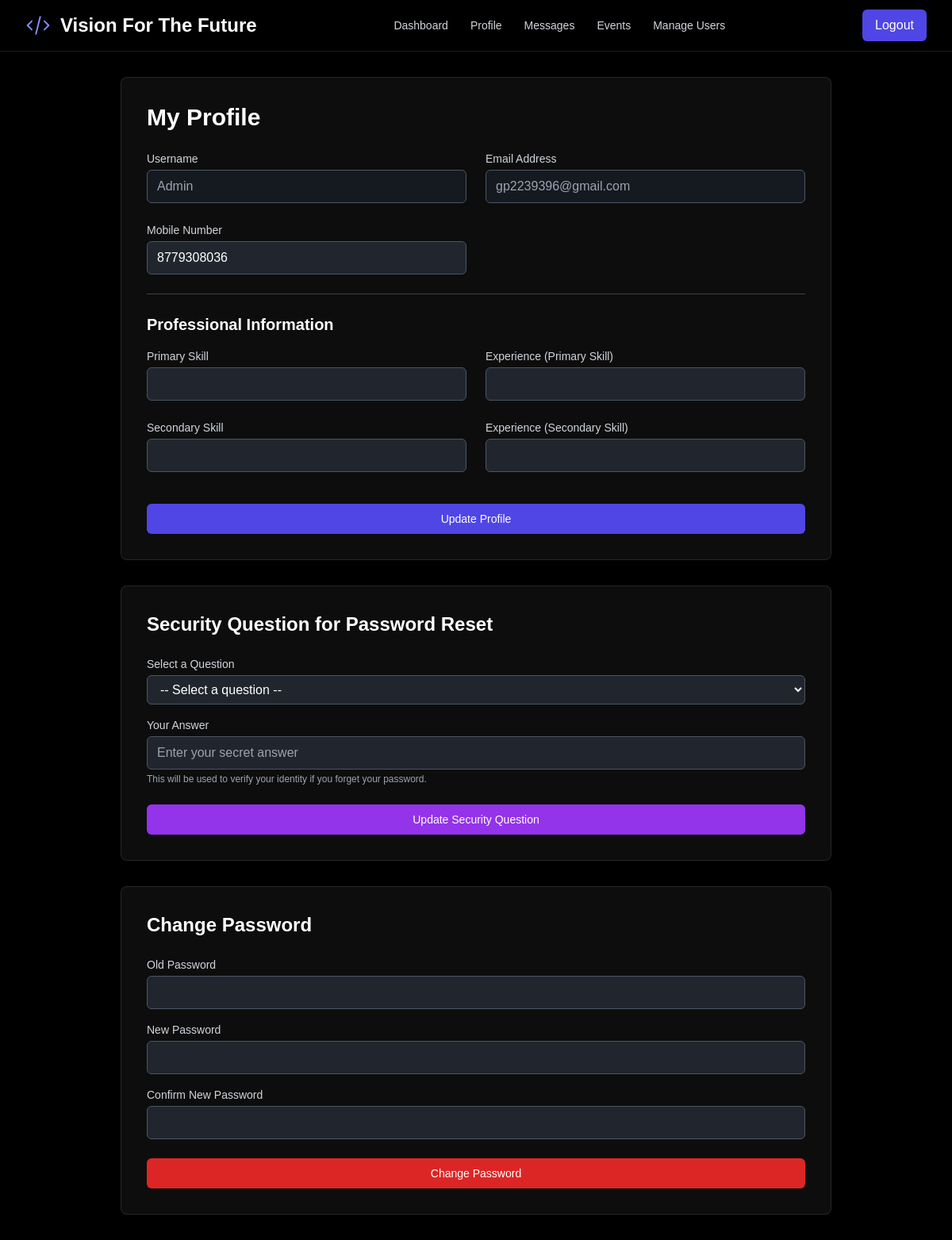
The app's page /profile (signed in) with its own data.
### models.py (models this page shows)
class User(UserMixin, db.Model):
    id = db.Column(db.Integer, primary_key=True)
    username = db.Column(db.String(100), unique=True, nullable=False)
    email = db.Column(db.String(120), unique=True, nullable=False)
    password_hash = db.Column(db.String(128), nullable=False)
    role = db.Column(db.String(20), nullable=False, default='candidate')
    is_approved = db.Column(db.Boolean, default=False, nullable=False)
    avatar_url = db.Column(db.String(200), nullable=False, default='https://api.dicebear.com/8.x/initials/svg?seed=User')
    problem_statement_id = db.Column(db.Integer, db.ForeignKey('problem_statement.id'), nullable=True)
    test_start_time = db.Column(db.DateTime, nullable=True)
    test_end_time = db.Column(db.DateTime, nullable=True)
    is_active = db.Column(db.Boolean, default=True, nullable=False)
    reminder_sent = db.Column(db.Boolean, default=False, nullable=False)
    test_completed = db.Column(db.Boolean, default=False, nullable=False)
    moderator_id = db.Column(db.Integer, db.ForeignKey('user.id'), nullable=True)
    mobile_number = db.Column(db.String(20), nullable=True)
    primary_skill = db.Column(db.String(100), nullable=True)
    primary_skill_experience = db.Column(db.String(50), nullable=True)
    secondary_skill = db.Column(db.String(100), nullable=True)
    secondary_skill_experience = db.Column(db.String(50), nullable=True)
    resume_filename = db.Column(db.String(200), nullable=True)
    secret_question = db.Column(db.String(255), nullable=True)
    secret_answer_hash = db.Column(db.String(128), nullable=True)
    meeting_link = db.Column(db.String(255), nullable=True)
    allowed_contacts = db.relationship('User', secondary=candidate_contacts,
                                       primaryjoin=(candidate_contacts.c.candidate_id == id),
                                       secondaryjoin=(candidate_contacts.c.developer_id == id),
                                       backref=db.backref('contact_for', lazy='dynamic'), lazy='dynamic')
    created_problems = db.relationship('ProblemStatement', foreign_keys=[ProblemStatement.created_by_id], backref='creator', lazy=True)
    sent_messages = db.relationship('Message', foreign_keys='Message.sender_id', backref='sender', lazy=True)
    received_messages = db.relationship('Message', foreign_keys='Message.recipient_id', backref='recipient', lazy=True)
    activity_updates = db.relationship('ActivityUpdate', backref='author', lazy=True)
    sent_snippets = db.relationship('CodeSnippet', foreign_keys='CodeSnippet.sender_id', backref='snippet_sender', lazy=True)
    received_snippets = db.relationship('CodeSnippet', foreign_keys='CodeSnippet.recipient_id', backref='snippet_recipient', lazy=True)
    applications = db.relationship('JobApplication', backref='candidate', lazy=True)
    test_submissions = db.relationship('CodeTestSubmission', foreign_keys='CodeTestSubmission.candidate_id', backref='candidate_submitter', lazy=True)
    received_tests = db.relationship('CodeTestSubmission', foreign_keys='CodeTestSubmission.recipient_id', backref='test_recipient', lazy=True)
    feedback_given = db.relationship('Feedback', foreign_keys='Feedback.moderator_id', backref='moderator', lazy=True)
    feedback_received = db.relationship('Feedback', foreign_keys='Feedback.candidate_id', backref='candidate', lazy=True)
    invoices = db.relationship('Invoice', backref='admin', lazy=True)

### app.py (the view)
@app.route('/profile')
@login_required
def profile():
    return render_template('profile.html', secret_questions=SECRET_QUESTIONS)

### app.py (called while the page is built)
@app.before_request
def before_request():
    session.permanent = True
    app.permanent_session_lifetime = timedelta(minutes=5)
    session.modified = True

@login_manager.user_loader
def load_user(user_id):
    return User.query.get(int(user_id))

@app.context_processor
def inject_messages():
    if hasattr(current_user, 'is_authenticated') and current_user.is_authenticated:
        messages = Message.query.filter(
            (Message.sender_id == current_user.id) | (Message.recipient_id == current_user.id)
        ).order_by(Message.timestamp.desc()).all()
        return dict(messages=messages)
    return dict(messages=[])

### templates/profile.html (shortened to what this page needs)
{% extends "layout.html" %}
{% block content %}
<div class="max-w-4xl mx-auto space-y-8">
    <div class="bg-white/5 dark:bg-gray-800/20 rounded-lg shadow-xl p-8 animate-dynamic backdrop-blur-sm border border-white/10">
        <h1 class="text-3xl font-bold text-white mb-6">My Profile</h1>
        <form action="{{ url_for('update_profile') }}" method="POST" enctype="multipart/form-data" class="space-y-6">
            <div class="grid grid-cols-1 md:grid-cols-2 gap-6">
                <div>
                    <label class="block text-sm font-medium text-gray-300">Username</label>
                    <input type="text" value="{{ current_user.username }}" readonly class="mt-1 w-full px-3 py-2 border border-gray-600 rounded-md bg-gray-800/50 text-gray-400">
                </div>
                <div>
                    <label class="block text-sm font-medium text-gray-300">Email Address</label>
                    <input type="email" value="{{ current_user.email }}" readonly class="mt-1 w-full px-3 py-2 border border-gray-600 rounded-md bg-gray-800/50 text-gray-400">
                </div>
                <div>
                    <label for="mobile_number" class="block text-sm font-medium text-gray-300">Mobile Number</label>
                    <input type="tel" name="mobile_number" id="mobile_number" value="{{ current_user.mobile_number or '' }}" class="mt-1 w-full px-3 py-2 border border-gray-600 rounded-md bg-gray-700/50 text-white">
                </div>
            </div>
            <hr class="border-gray-700">
            <div>
                <h2 class="text-xl font-semibold text-white mb-4">Professional Information</h2>
                <div class="grid grid-cols-1 md:grid-cols-2 gap-6">
                    <div>
                        <label for="primary_skill" class="block text-sm font-medium text-gray-300">Primary Skill</label>
                        <input type="text" name="primary_skill" id="primary_skill" value="{{ current_user.primary_skill or '' }}" class="mt-1 w-full px-3 py-2 border border-gray-600 rounded-md bg-gray-700/50 text-white">
                    </div>
                    <div>
                        <label for="primary_skill_experience" class="block text-sm font-medium text-gray-300">Experience (Primary Skill)</label>
                        <input type="text" name="primary_skill_experience" id="primary_skill_experience" value="{{ current_user.primary_skill_experience or '' }}" class="mt-1 w-full px-3 py-2 border border-gray-600 rounded-md bg-gray-700/50 text-white">
                    </div>
                    <div>
                        <label for="secondary_skill" class="block text-sm font-medium text-gray-300">Secondary Skill</label>
                        <input type="text" name="secondary_skill" id="secondary_skill" value="{{ current_user.secondary_skill or '' }}" class="mt-1 w-full px-3 py-2 border border-gray-600 rounded-md bg-gray-700/50 text-white">
                    </div>
                    <div>
                        <label for="secondary_skill_experience" class="block text-sm font-medium text-gray-300">Experience (Secondary Skill)</label>
                        <input type="text" name="secondary_skill_experience" id="secondary_skill_experience" value="{{ current_user.secondary_skill_experience or '' }}" class="mt-1 w-full px-3 py-2 border border-gray-600 rounded-md bg-gray-700/50 text-white">
                    </div>
                </div>
            </div>
            <div class="pt-4">
                <button type="submit" class="w-full flex justify-center py-2 px-4 border border-transparent rounded-md shadow-sm text-sm font-medium text-white bg-indigo-600 hover:bg-indigo-700">
                    Update Profile
                </button>
            </div>
        </form>
    </div>
    <div class="bg-white/5 dark:bg-gray-800/20 rounded-lg shadow-xl p-8 animate-dynamic backdrop-blur-sm border border-white/10">
        <h2 class="text-2xl font-bold text-white mb-6">Security Question for Password Reset</h2>
        <form action="{{ url_for('update_security_question') }}" method="POST" class="space-y-4">
            <div>
                <label for="secret_question" class="block text-sm font-medium text-gray-300">Select a Question</label>
                <select name="secret_question" id="secret_question" required class="mt-1 w-full px-3 py-2 border border-gray-600 rounded-md bg-gray-700/50 text-white">
                    <option value="">-- Select a question --</option>
                </select>
            </div>
            <div>
                <label for="secret_answer" class="block text-sm font-medium text-gray-300">Your Answer</label>
                <input type="password" name="secret_answer" id="secret_answer" required placeholder="Enter your secret answer" class="mt-1 w-full px-3 py-2 border border-gray-600 rounded-md bg-gray-700/50 text-white">
                <p class="text-xs text-gray-400 mt-1">This will be used to verify your identity if you forget your password.</p>
            </div>
            <div class="pt-2">
                <button type="submit" class="w-full flex justify-center py-2 px-4 border border-transparent rounded-md shadow-sm text-sm font-medium text-white bg-purple-600 hover:bg-purple-700">
                    Update Security Question
                </button>
            </div>
        </form>
    </div>
    <div class="bg-white/5 dark:bg-gray-800/20 rounded-lg shadow-xl p-8 animate-dynamic backdrop-blur-sm border border-white/10">
        <h2 class="text-2xl font-bold text-white mb-6">Change Password</h2>
        <form action="{{ url_for('change_password') }}" method="POST" class="space-y-4">
            <div>
                <label for="old_password" class="block text-sm font-medium text-gray-300">Old Password</label>
                <input type="password" name="old_password" id="old_password" required class="mt-1 w-full px-3 py-2 border border-gray-600 rounded-md bg-gray-700/50 text-white">
            </div>
            <div>
                <label for="new_password" class="block text-sm font-medium text-gray-300">New Password</label>
                <input type="password" name="new_password" id="new_password" required class="mt-1 w-full px-3 py-2 border border-gray-600 rounded-md bg-gray-700/50 text-white">
            </div>
            <div>
                <label for="confirm_password" class="block text-sm font-medium text-gray-300">Confirm New Password</label>
                <input type="password" name="confirm_password" id="confirm_password" required class="mt-1 w-full px-3 py-2 border border-gray-600 rounded-md bg-gray-700/50 text-white">
            </div>
            <div class="pt-2">
                <button type="submit" class="w-full flex justify-center py-2 px-4 border border-transparent rounded-md shadow-sm text-sm font-medium text-white bg-red-600 hover:bg-red-700">
                    Change Password
                </button>
            </div>
        </form>
    </div>
</div>
{% endblock %}

### static/css/style.css (style rules this page uses)
body { font-family: sans-serif; overflow-x: hidden; }

### records on screen
User: username "Admin", email "gp2239396@gmail.com", mobile_number "8779308036"
